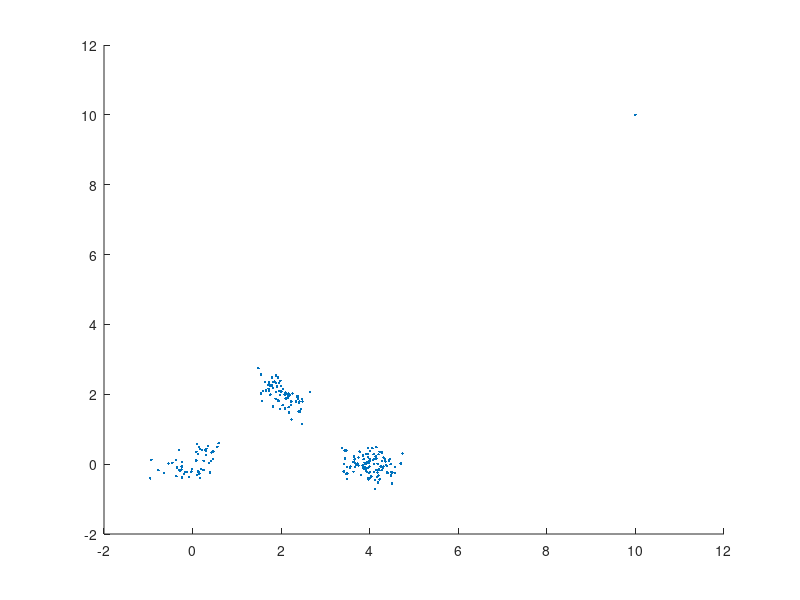

The MATLAB source for this figure: (Note: this script raises an error after producing the figure.)
% SUMMARY:  This is a simple demo for using Gmm
% AUTHOR:   QIUQIANG KONG
% Created:  2015.09.20
% Modified: 2015.11.17 Add annoatations
%           2015.12.18 Add usage of Gmmpdf
%           2016.06.27 Annotate Some lines
% ===========================================================
function test_gmm
close all
%addpath('voicebox');    % need kmeans in voicebox

% use pesudo ranodm
% rng(0)

% generate data
X = GenerateData1();
scatter(X(:,1), X(:,2), '.'); axis([-2 12 -2 12]); hold on

% run gmm
mix_num = 6;
% [prior, mu, Sigma, loglik] = Gmm(X, mix_num);     % detail usage is below
[prior, mu, Sigma, loglik] = Gmm(X, mix_num, 'cov_type', 'diag', 'cov_thresh', 1e-4, 'restart_num', 1, 'iter_num', 100);

% calculate probability using gmm
probs = Gmmpdf(X, prior, mu, Sigma);

% plot gaussians
for m = 1:mix_num
    error_ellipse(Sigma(:,:,m), mu(:,m), 'style', 'r'), hold on
end
end

% generate data
function X = GenerateData1()
X1 = mvnrnd([0,0], [0.5, 0.2; 0.2, 0.3]/4, 50);
X2 = mvnrnd([2,2], [0.3, -0.2; -0.2, 0.5]/4, 70);
X3 = mvnrnd([4,0], [0.5, 0; 0, 0.3]/4, 100);
X4 = [10,10;];
X = [X1; X2; X3; X4];
end
